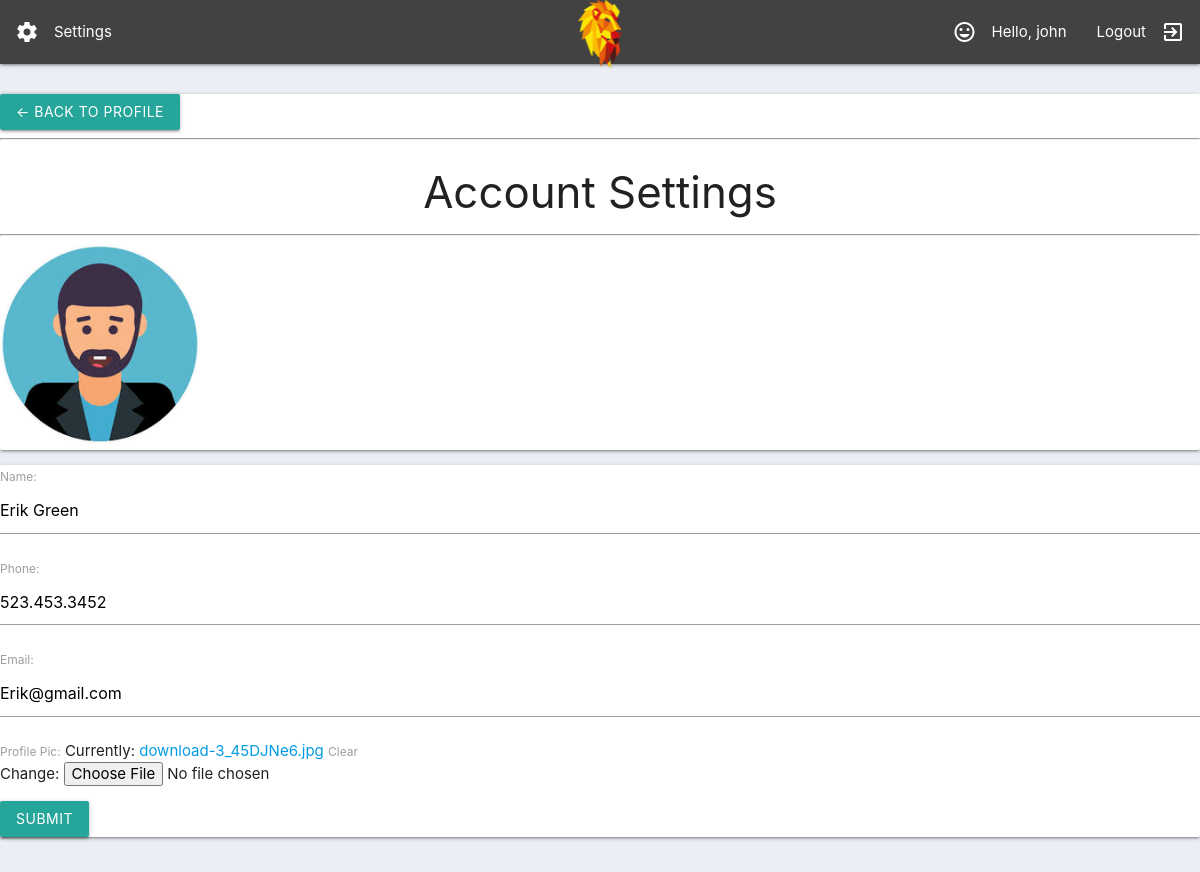
The page /account/ (signed in) on the database its author committed.
### accounts/models.py (models this page shows, shortened)
class Customer(models.Model):
	user = models.OneToOneField(User, null=True, blank=True, on_delete=models.CASCADE)
	name = models.CharField(max_length=200, null=True)
	phone = models.CharField(max_length=200, null=True)
	email = models.CharField(max_length=200, null=True)
	profile_pic = models.ImageField(null=True, blank=True)
	date_created = models.DateTimeField(auto_now_add=True, null=True)

### accounts/decorators.py (the view)
		def wrapper_func(request, *args, **kwargs):
			group = None
			if request.user.groups.exists():
				group = request.user.groups.all()[0].name
			if group in allowed_roles:
				return view_func(request, *args, **kwargs)
			else:
				return HttpResponse('You are not authorized to view this page')

### accounts/forms.py
class CustomerForm(ModelForm):
	class Meta:
		model = Customer
		fields = ['name', 'phone', 'email','profile_pic']
		labels = {
            'name':'Name',
			'phone':'Phone',
			'email': 'Email',
			'profile_pic': 'Profile Pic',
        }
		widgets = {
            'name': TextInput(attrs={'placeholder':'Enter Name','class':'form-control'}),
			'phone': TextInput(attrs={'placeholder':'Enter Phone','class':'form-control'}),
			'email': TextInput(attrs={'placeholder':'Enter Email','class':'form-control'}),
        }

### accounts/views.py (called while the page is built)
@login_required(login_url='login')
@allowed_users(allowed_roles=['customer','admin'])
def accountSettings(request):
	customer = request.user.customer
	form = CustomerForm(instance=customer)
	if request.method == 'POST':
		form = CustomerForm(request.POST, request.FILES,instance=customer)
		if form.is_valid():
			form.save()
	context = {'form':form}
	return render(request, 'accounts/account_settings.html', context)

### accounts/templates/accounts/account_settings.html (shortened to what this page needs)
{%  extends 'accounts/main.html' %}
{% load static %}
{% block content %}
<br>
<div class="row">
	<div class="col-md-3">
		<div class="card card-body">
			<a class="btn btn-warning" href="{% url 'home' %}"> &#8592; Back to Profile</a>
			<hr>
			<h3 style="text-align: center">Account Settings</h3>
			<hr>
			<img class="profile-pic" src="{{request.user.customer.profile_pic.url}}" >
		</div>
	</div>
	<div class="col-md-9">
		<div class="card card-body">
			<form method="POST" action="" enctype="multipart/form-data">
				{{form.as_p}}
			<input class="btn btn-primary" type="submit" name="Update Information">
			</form>
		</div>
	</div>
</div>
{% endblock %}

### accounts/templates/accounts/navbar.html (shortened to what this page needs)
{% load static %}
<nav class="grey darken-3">
  <div class="nav-wrapper">
    <a href="{% url 'home' %}" class="brand-logo center"><img src="{% static 'images/logo.png' %}"></a>
    <ul class="left hide-on-med-and-down">
      {% if request.user.is_staff %}
      <li>
        <a href="{% url 'home' %}"><i class="material-icons left">dashboard</i>Dashboard</a>
      </li>
      <li>
        <a href="{% url 'products' %}"><i class="material-icons left">shopping_cart</i>Products</a>
      </li>
      {% else %}
      <li>
        <a class="nav-link" href="{% url 'account' %}"><i class="material-icons left">settings</i> Settings</a>
      </li>
      {% endif %}
    </ul>
    <ul class="right hide-on-med-and-down">
      <li>
        <a class="nav-link" href="{% url 'account' %}"><i class="material-icons left">mood</i> Hello, {{request.user}}</a>
      </li>
      <li>
        <a class="nav-link" href="{% url 'logout' %}"><i class="material-icons right">exit_to_app</i>Logout</a>
      </li>
    </ul>
  </div>
</nav>

### static/css/main.css (style rules this page uses)
body { background-color: #ebeff5; }

### accounts/templates/accounts/account_settings.html (style rules this page uses)
.profile-pic { max-width: 200px; max-height:200px; margin: 0 auto; border-radius: 50%; }

### rows shown on the page
Customer: name "Erik Green", phone "523.453.3452", email "Erik@gmail.com"

### other values the page prints
{{ request.user }} "john"
